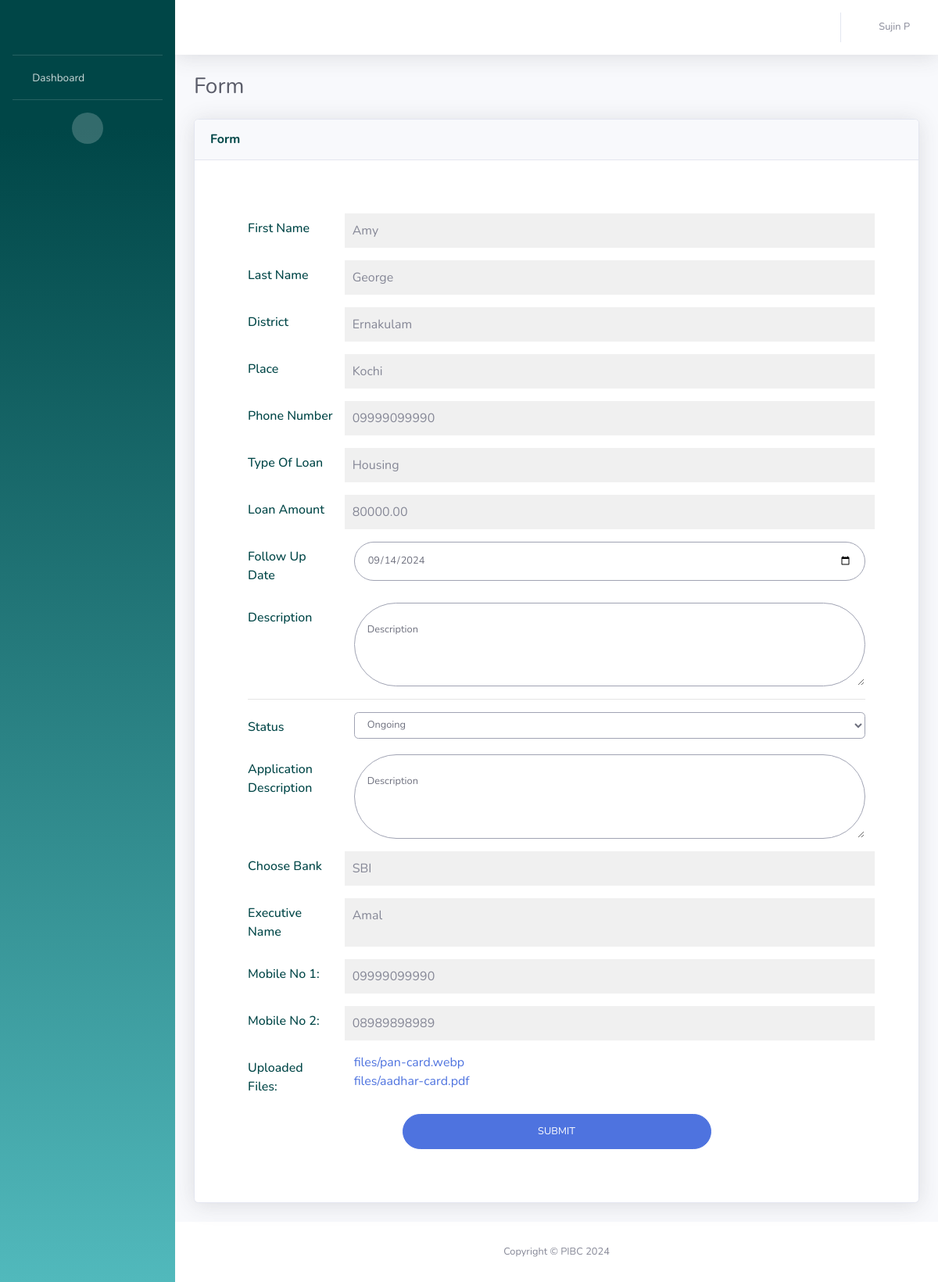
The app's page /loan-page/4 (signed in) with its own data.
### UserApp/models.py (models this page shows, shortened)
class LoanApplicationModel(models.Model):
    ACCEPT = 'Accept'
    REJECT = 'Reject'
    NOT_SELECTED = 'Not selected'
    STATUS_CHOICES = [
        (ACCEPT, 'Accept'),
        (REJECT, 'Reject'),
        (NOT_SELECTED, 'Not selected'),
    ]
    form_id = models.AutoField(primary_key=True)
    first_name = models.CharField(max_length=100)
    last_name = models.CharField(max_length=100)
    district = models.CharField(max_length=100)
    place = models.CharField(max_length=100)
    phone_no = models.CharField(max_length=15, null=True)
    loan_name = models.ForeignKey(LoanModel, on_delete=models.CASCADE)
    loan_amount = models.DecimalField(max_digits=10, decimal_places=2)
    followup_date = models.DateField()
    description = models.TextField()
    status_name = models.ForeignKey(StatusModel, on_delete=models.CASCADE)
    application_description = models.TextField(null=True)
    bank_name = models.ForeignKey(BankModel, on_delete=models.CASCADE)
    executive_name = models.CharField(max_length=100)
    mobileno_1 = models.CharField(max_length=15)
    mobileno_2 = models.CharField(max_length=15, blank=True, null=True)
    assigned_to = models.ForeignKey(AdminModel, on_delete=models.CASCADE)
    work_status = models.CharField(
        max_length=20,
        choices=STATUS_CHOICES,
        default=NOT_SELECTED,  # Set default value to "Not selected"
        null=True,
    )

class LoanModel(models.Model):
    loan_id = models.AutoField(primary_key=True)
    loan_name = models.CharField(max_length=100)
    def __str__(self):
        return self.loan_name

class StatusModel(models.Model):
    status_id = models.AutoField(primary_key = True)
    status_name = models.CharField(max_length=100)
    def __str__(self):
        return self.status_name

class BankModel(models.Model):
    bank_id = models.AutoField(primary_key = True)
    bank_name = models.CharField(max_length=100)
    def __str__(self):
        return self.bank_name

class UploadedFile(models.Model):
    loan_application = models.ForeignKey(LoanApplicationModel, related_name='uploaded_files', on_delete=models.CASCADE)
    file = models.FileField(upload_to='files/')

### UserApp/views.py (the view)
# urls.py: path('loan-page/<str:form_id>', views.loan_page, name='loan-page'),
def loan_page(request, form_id):
    user = request.session.get('user', None)
    if user is None:
        return redirect('/login')
    else:
        admin = AdminModel.objects.get(admin_id=user)
        admin_name = f"{admin.admin_first_name} {admin.admin_last_name}"
        form_instance = get_object_or_404(LoanApplicationModel, form_id=form_id)
        files = UploadedFile.objects.filter(loan_application=form_instance)
        if request.method == 'POST':
            form = LoanApplicationForm(request.POST, instance=form_instance)
            followup_date = request.POST.get('followup_date')
            description = request.POST.get('description')
            status_name = request.POST.get('status_name')
            application_description = request.POST.get('application_description')
            form_instance.followup_date = followup_date
            form_instance.description = description
            form_instance.status_name = StatusModel.objects.get(status_id=status_name)
            form_instance.application_description = application_description
            form_instance.save()
            return redirect('/')  # Redirect to a success page
        else:
            form = LoanApplicationForm(instance=form_instance)
        return render(request, 'loan-page.html', {'username':admin_name,'admin':admin,'form': form, 'files': files})

### templates/loan-page.html (shortened to what this page needs)
<!DOCTYPE html>
<html lang="en">
<head>
    {% load static %}
    <link href="{% static 'vendor/fontawesome-free/css/all.min.css' %}" rel="stylesheet" type="text/css">
    <link href="{% static 'css/sb-admin-2.min.css' %}" rel="stylesheet">
  </head>
<body id="page-top">
    <div id="wrapper">
        <ul class="navbar-nav bg-gradient-primary sidebar sidebar-dark accordion" id="accordionSidebar">
            <a class="sidebar-brand d-flex align-items-center justify-content-center" href="{% url 'home' %}">
                <div class="logo" style="background-image: url({% static 'img/pibc.png' %});"></div>
            </a>
            <hr class="sidebar-divider my-0">
            <li class="nav-item">
                <a class="nav-link" href="{% url 'home' %}">
                    <i class="fas fa-fw fa-tachometer-alt"></i>
                    <span>Dashboard</span></a>
            </li>
            <hr class="sidebar-divider d-none d-md-block">
            <div class="text-center d-none d-md-inline">
                <button class="rounded-circle border-0" id="sidebarToggle"></button>
            </div>
        </ul>
        <div id="content-wrapper" class="d-flex flex-column">
            <div id="content">
                <nav class="navbar navbar-expand navbar-light bg-white topbar mb-4 static-top shadow">
                    <ul class="navbar-nav ml-auto">
                        <li class="nav-item dropdown no-arrow">
                            <a class="nav-link dropdown-toggle" href="#" id="userDropdown" role="button"
                                data-toggle="dropdown" aria-haspopup="true" aria-expanded="false">
                                <i class="fas fa-fw fa-user"></i>
                                <span class="mr-2 d-none d-lg-inline text-gray-600 small">{{username}}</span>
                            </a>
                        </li>
                    </ul>
                </nav>
                <div class="container-fluid">
                    <div class="d-sm-flex align-items-center justify-content-between mb-4">
                        <h1 class="h3 mb-0 text-gray-800">Form</h1>
                    </div>
                    <div class="row">
                        <div class="col-xl-12 col-lg-7">
                            <div class="card shadow mb-4">
                                <div
                                    class="card-header py-3 d-flex flex-row align-items-center justify-content-between">
                                    <h6 class="m-0 font-weight-bold text-primary">Form</h6>
                                </div>
                                <div class="card-body">
                                    <form class="p-5 user" method="POST">
                                        <div class="form-group row">
                                            <label for="first_name" class="col-sm-2 col-form-label">First Name</label>
                                            <div class="col-sm-10 readonly-field">
                                                {{ form.instance.first_name }}
                                            </div>
                                        </div>
                                        <div class="form-group row">
                                            <label for="last_name" class="col-sm-2 col-form-label">Last Name</label>
                                            <div class="col-sm-10 readonly-field">
                                                {{ form.instance.last_name }}
                                            </div>
                                        </div>
                                        <div class="form-group row">
                                            <label for="district" class="col-sm-2 col-form-label">District</label>
                                            <div class="col-sm-10 readonly-field">
                                                {{ form.instance.district }}
                                            </div>
                                        </div>
                                        <div class="form-group row">
                                            <label for="place" class="col-sm-2 col-form-label">Place</label>
                                            <div class="col-sm-10 readonly-field">
                                                {{ form.instance.place }}
                                            </div>
                                        </div>
                                        <div class="form-group row">
                                            <label for="phone_no" class="col-sm-2 col-form-label">Phone Number</label>
                                            <div class="col-sm-10 readonly-field">
                                                {{ form.instance.phone_no }}
                                            </div>
                                        </div>
                                        <div class="form-group row">
                                            <label for="loan_name" class="col-sm-2 col-form-label">Type of Loan</label>
                                            <div class="col-sm-10 readonly-field">
                                                {{ form.instance.loan_name }}
                                            </div>
                                        </div>
                                        <div class="form-group row">
                                            <label for="loan_amount" class="col-sm-2 col-form-label">Loan Amount</label>
                                            <div class="col-sm-10 readonly-field">
                                                {{ form.instance.loan_amount }}
                                            </div>
                                        </div>
                                        <div class="form-group row">
                                            <label for="followup_date" class="col-sm-2 col-form-label">Follow Up Date</label>
                                            <div class="col-sm-10">
                                                {{ form.followup_date }}
                                            </div>
                                        </div>
                                        <div class="form-group row">
                                            <label for="description" class="col-sm-2 col-form-label">Description</label>
                                            <div class="col-sm-10">
                                                {{form.description}}
                                            </div>
                                        </div>
                                        <hr>
                                        <div class="form-group row">
                                            <label for="status_name" class="col-sm-2 col-form-label">Status</label>
                                            <div class="col-sm-10">
                                                {{ form.status_name }}
                                            </div>
                                        </div>
                                        <div class="form-group row">
                                            <label for="application_description" class="col-sm-2 col-form-label">Application Description</label>
                                            <div class="col-sm-10" >
                                             {{form.application_description}}
                                                </div>
                                        </div>
                                        <div class="form-group row">
                                            <label for="bank_name" class="col-sm-2 col-form-label">Choose Bank</label>
                                            <div class="col-sm-10 readonly-field">
                                                {{form.instance.bank_name}}
                                            </div>
                                        </div>
                                        <div class="form-group row">
                                            <label for="executive_name" class="col-sm-2 col-form-label">Executive Name</label>
                                            <div class="col-sm-10 readonly-field">
                                                {{form.instance.executive_name}}
                                            </div>
                                        </div>
                                        <div class="form-group row">
                                            <label for="mobileno_1" class="col-sm-2 col-form-label">Mobile No 1:</label>
                                            <div class="col-sm-10 readonly-field">
            {{form.instance.mobileno_1}}
        </div>
                                        </div>
                                        <div class="form-group row">
                                            <label for="mobileno_2" class="col-sm-2 col-form-label">Mobile No 2:</label>
                                            <div class="col-sm-10 readonly-field">
            {{form.instance.mobileno_2}}
        </div>
                                        </div>
                                        <div class="form-group row">
                                            <label for="files" class="col-sm-2 col-form-label">Uploaded files:</label>
                                            <div class="col-sm-10">
                                                {% for file in files %}
                                                <a href="{{file.file.url}}" download>{{file.file}}</a><br/>
                                                {% endfor %}
                                            </div>
                                        </div>
                                        <input type="submit" class="btn btn-primary btn-user btn-block d-block mx-auto" value="SUBMIT">
                                    </form>
                                </div>
                            </div>
                        </div>
                    </div>
                </div>
            </div>
            <footer class="sticky-footer bg-white">
                <div class="container my-auto">
                    <div class="copyright text-center my-auto">
                        <span>Copyright &copy; PIBC 2024</span>
                    </div>
                </div>
            </footer>
        </div>
    </div>
</body>
</html>

### templates/loan-page.html (style rules this page uses)
.logo { height:2.5rem; width:8rem; background-position: center; background-size: cover; background-repeat: no-repeat; }
.btn-block { width: 50%!important; }
.form-select { font-size: 0.8rem!important; }
.col-form-label { color: #004647; font-weight:500; text-transform:capitalize; }
.readonly-field { background-color: #f0f0f0; padding: 10px; }

### records on screen
LoanApplicationModel: instance.first_name "Amy", instance.last_name "George", instance.district "Ernakulam", instance.place "Kochi", instance.phone_no "09999099990", instance.loan_name "Housing", instance.loan_amount "80000.00", followup_date "09/14/2024", description "Description", application_description "Description", instance.bank_name "SBI", instance.executive_name "Amal", instance.mobileno_1 "09999099990", instance.mobileno_2 "08989898989"
StatusModel: status_name "Ongoing"
UploadedFile: file "files/pan-card.webp"
UploadedFile: file "files/aadhar-card.pdf"

### other values on screen
{{ username }} "Sujin P"
